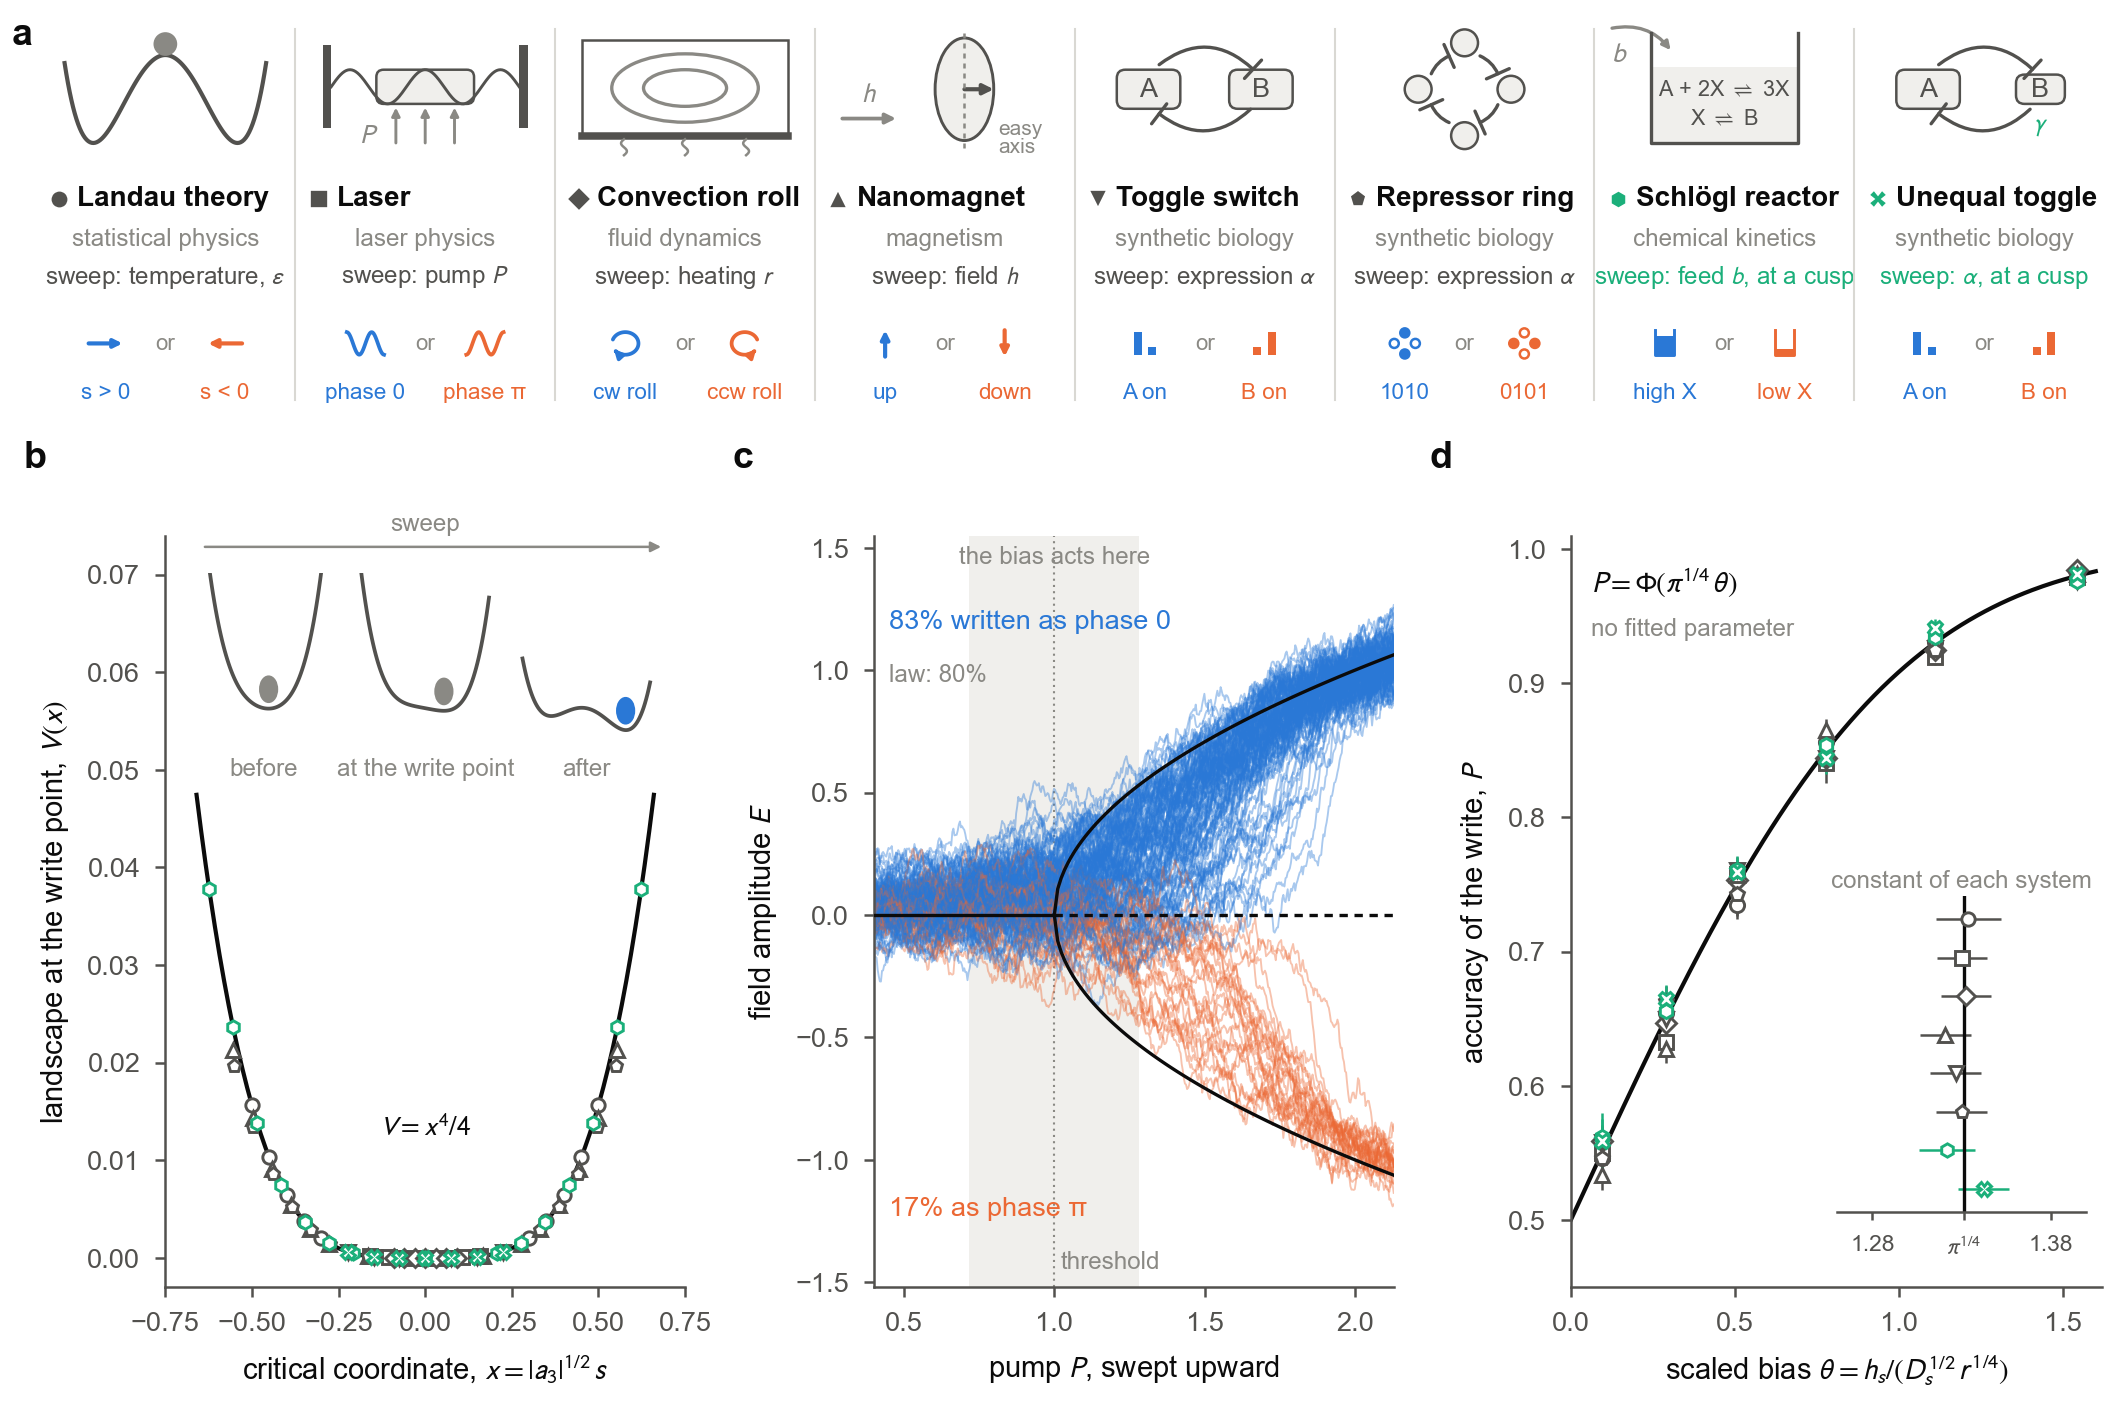

This chart was generated by the following Python code:
"""Manuscript figure: one write mechanism, the symmetric write, in eight physical systems from six fields.

  a  each system with the parameter that is swept and the two states it writes (blue: the state the bias favours);
     green, the two systems that reach the mechanism only after a second parameter is tuned to a cusp
  b  the landscape of each system at its write point, V = -int g dx in the canonical coordinate x = |a3|^(1/2) s,
     against the quartic x^4/4 of the pitchfork; insets: the landscape before, at and after the write point
  c  a single-mode laser swept through threshold with a weak seed field (the protocol of the law test at a predicted
     accuracy of 0.8, Gamma = 0.05, r = 0.02): the field stays near zero past threshold and then grows with phase 0
     or pi; black, the static branches; grey band, the window of the linear stage in which the bias acts, +- r^(1/2)
     in the growth rate of the critical mode
  d  the accuracy of the write against the bias theta = h_s / (D_s^(1/2) r^(1/4)) for all eight systems (six biases,
     2000 trajectories each, the protocol of construct.swept_write_check with the signs of the derivation), against
     P = Phi(pi^(1/4) theta); inset: the constant of each system from docs/site/law_constants.json (25,600
     trajectories)

usage (from the repository root, with python3.11):
  python docs/figures/memory/symmetric_write.py compute   # about 15 minutes; writes symmetric_write_data.json
  python docs/figures/memory/symmetric_write.py draw      # writes symmetric_write.pdf, .png and .svg
"""
import json
import sys
import time
from math import erf, pi, sqrt
from pathlib import Path
from statistics import NormalDist

import matplotlib as mpl

mpl.use("Agg")
import matplotlib.pyplot as plt
import numpy as np
from matplotlib import patches as mp
from matplotlib.lines import Line2D

HERE = Path(__file__).resolve().parent
ROOT = HERE.parents[2]
sys.path.insert(0, str(ROOT))
SEED = 20260923
DATA = HERE / "symmetric_write_data.json"
STEM = HERE / "symmetric_write"

BLUE, ORANGE, AQUA = "#2a78d6", "#eb6834", "#1baf7a"
INK, INK2, MUTED, RULE, FILL = "#0b0b0b", "#52514e", "#8a8984", "#d9d8d3", "#f0efec"
mpl.rcParams.update({
    "font.family": "Arial", "font.size": 7, "mathtext.fontset": "stixsans",
    "axes.linewidth": 0.6, "axes.edgecolor": INK2, "axes.labelcolor": INK, "axes.labelsize": 7,
    "xtick.color": INK2, "ytick.color": INK2, "xtick.labelsize": 6.5, "ytick.labelsize": 6.5,
    "xtick.major.width": 0.6, "ytick.major.width": 0.6, "xtick.major.size": 2.5, "ytick.major.size": 2.5,
    "text.color": INK, "pdf.fonttype": 42, "svg.fonttype": "none", "legend.frameon": False})

LAW = pi ** 0.25
MODELS = ["pitchfork", "laser", "convection_roll", "stoner_wohlfarth", "toggle", "repressor_ring4", "schlogl",
          "toggle_unequal"]
META = {
    "pitchfork": dict(name="Landau theory", field="statistical physics", sweep=r"temperature, $\varepsilon$", marker="o",
                      states=("s > 0", "s < 0")),
    "laser": dict(name="Laser", field="laser physics", sweep="pump $P$", marker="s", states=("phase 0", "phase π")),
    "convection_roll": dict(name="Convection roll", field="fluid dynamics", sweep="heating $r$", marker="D",
                            states=("cw roll", "ccw roll")),
    "stoner_wohlfarth": dict(name="Nanomagnet", field="magnetism", sweep="field $h$", marker="^",
                             states=("up", "down")),
    "toggle": dict(name="Toggle switch", field="synthetic biology", sweep=r"expression $\alpha$", marker="v",
                   states=("A on", "B on")),
    "repressor_ring4": dict(name="Repressor ring", field="synthetic biology", sweep=r"expression $\alpha$", marker="p",
                            states=("1010", "0101")),
    "schlogl": dict(name="Schlögl reactor", field="chemical kinetics", sweep="feed $b$, at a cusp", marker="h",
                    states=("high X", "low X"), cusp=True),
    "toggle_unequal": dict(name="Unequal toggle", field="synthetic biology", sweep=r"$\alpha$, at a cusp", marker="X",
                           states=("A on", "B on"), cusp=True),
}


def color_of(key):
    return AQUA if META[key].get("cusp") else INK2


def phi(x):
    return 0.5 * (1.0 + erf(x / sqrt(2.0)))


# ------------------------------------------------------------------------------------------------ pictograms
def arrow(ax, a, b, color=INK2, lw=0.8, style="-|>", ms=5, **kw):
    ax.add_patch(mp.FancyArrowPatch(a, b, arrowstyle=style, mutation_scale=ms, color=color, lw=lw,
                                    shrinkA=0, shrinkB=0, **kw))


def repress(ax, a, b, rad, color=INK2, lw=0.8):
    ax.add_patch(mp.FancyArrowPatch(a, b, arrowstyle=mp.ArrowStyle("-[", widthB=3.0, lengthB=0.0), lw=lw,
                                    color=color, connectionstyle=f"arc3,rad={rad}", shrinkA=1, shrinkB=1))


def ellipse_arc(ax, c, rx, ry, t0, t1, color, lw=0.9, head=True, ms=5):
    t = np.linspace(np.radians(t0), np.radians(t1), 60)
    x, y = c[0] + rx * np.cos(t), c[1] + ry * np.sin(t)
    ax.plot(x[:-3], y[:-3], color=color, lw=lw, solid_capstyle="round")
    if head:
        arrow(ax, (x[-4], y[-4]), (x[-1], y[-1]), color=color, lw=lw, ms=ms)


def draw_landau(ax):
    x = np.linspace(-1.25, 1.25, 120)
    V = (x ** 2 - 0.8) ** 2
    ax.plot(0.5 + 0.33 * x, 0.5 + 0.36 * V / V.max(), color=INK2, lw=1.0)
    ax.add_patch(mp.Circle((0.5, 0.5 + 0.36 * 0.64 / V.max() + 0.045), 0.04, color=MUTED, zorder=3))


def draw_laser(ax):
    for x0 in (0.08, 0.885):
        ax.add_patch(mp.Rectangle((x0, 0.56), 0.035, 0.34, color=INK2, lw=0))
    ax.add_patch(mp.FancyBboxPatch((0.3, 0.66), 0.4, 0.14, boxstyle="round,pad=0.0,rounding_size=0.03",
                                   fc=FILL, ec=INK2, lw=0.6))
    x = np.linspace(0.115, 0.885, 200)
    ax.plot(x, 0.73 + 0.07 * np.sin((x - 0.115) / 0.77 * 5 * pi), color=INK2, lw=0.7)
    for xa in (0.38, 0.5, 0.62):
        arrow(ax, (xa, 0.5), (xa, 0.645), color=MUTED, lw=0.7, ms=4)
    ax.text(0.27, 0.53, "$P$", ha="center", va="center", fontsize=6.5, color=MUTED)


def draw_roll(ax):
    ax.add_patch(mp.Rectangle((0.08, 0.53), 0.84, 0.39, fc="none", ec=INK2, lw=0.6))
    ax.plot([0.08, 0.92], [0.53, 0.53], color=INK2, lw=1.8)
    for rx, ry in ((0.3, 0.14), (0.17, 0.075)):
        ax.add_patch(mp.Ellipse((0.5, 0.725), 2 * rx, 2 * ry, fc="none", ec=MUTED, lw=0.8))
    for xh in (0.25, 0.5, 0.75):
        yy = np.linspace(0.45, 0.515, 20)
        ax.plot(xh + 0.012 * np.sin((yy - 0.45) / 0.065 * 2 * pi), yy, color=MUTED, lw=0.6)


def draw_magnet(ax):
    ax.add_patch(mp.Ellipse((0.58, 0.72), 0.24, 0.42, fc=FILL, ec=INK2, lw=0.7))
    ax.plot([0.58, 0.58], [0.48, 0.96], color=MUTED, lw=0.6, ls=(0, (2, 2)))
    arrow(ax, (0.58, 0.72), (0.7, 0.72), color=INK2, lw=1.0, ms=5)
    arrow(ax, (0.08, 0.6), (0.3, 0.6), color=MUTED, lw=0.9, ms=5)
    ax.text(0.19, 0.65, "$h$", ha="center", va="bottom", fontsize=6.5, color=MUTED)
    ax.text(0.72, 0.52, "easy\naxis", ha="left", va="center", fontsize=5.0, color=MUTED, linespacing=0.9)


def gene(ax, x, y, w, h, label):
    ax.add_patch(mp.FancyBboxPatch((x - w / 2, y - h / 2), w, h, boxstyle="round,pad=0,rounding_size=0.035",
                                   fc=FILL, ec=INK2, lw=0.6))
    ax.text(x, y, label, ha="center", va="center", fontsize=6.5, color=INK2)


def draw_toggle(ax, unequal=False):
    gene(ax, 0.27, 0.72, 0.26, 0.16, "A")
    wb, hb = (0.2, 0.12) if unequal else (0.26, 0.16)
    gene(ax, 0.73, 0.72, wb, hb, "B")
    repress(ax, (0.3, 0.81), (0.71, 0.79), -0.45)
    repress(ax, (0.7, 0.65), (0.3, 0.63), -0.45)
    if unequal:
        ax.text(0.73, 0.57, r"$\gamma$", ha="center", va="center", fontsize=6.0, color=AQUA)


def draw_ring(ax):
    c, r = np.array([0.5, 0.72]), 0.19
    pts = [c + r * np.array([np.cos(a), np.sin(a)]) for a in np.radians([90, 0, -90, 180])]
    for i, p in enumerate(pts):
        q = pts[(i + 1) % 4]
        a, b = p + 0.25 * (q - p), p + 0.75 * (q - p)
        repress(ax, tuple(a), tuple(b), -0.25)
    for p in pts:
        ax.add_patch(mp.Circle(tuple(p), 0.055, fc=FILL, ec=INK2, lw=0.6, zorder=3))


def draw_reactor(ax):
    ax.plot([0.2, 0.2, 0.8, 0.8], [0.95, 0.5, 0.5, 0.95], color=INK2, lw=0.8)
    ax.add_patch(mp.Rectangle((0.2, 0.5), 0.6, 0.31, fc=FILL, ec="none"))
    ax.text(0.5, 0.72, r"A + 2X $\rightleftharpoons$ 3X", ha="center", va="center", fontsize=5.2, color=INK2)
    ax.text(0.5, 0.6, r"X $\rightleftharpoons$ B", ha="center", va="center", fontsize=5.2, color=INK2)
    arrow(ax, (0.04, 0.97), (0.28, 0.88), color=MUTED, lw=0.8, ms=4, connectionstyle="arc3,rad=-0.3")
    ax.text(0.07, 0.86, "$b$", ha="center", va="center", fontsize=6.5, color=MUTED)


DRAW = {"pitchfork": draw_landau, "laser": draw_laser, "convection_roll": draw_roll, "stoner_wohlfarth": draw_magnet,
        "toggle": draw_toggle, "repressor_ring4": draw_ring, "schlogl": draw_reactor,
        "toggle_unequal": lambda ax: draw_toggle(ax, unequal=True)}


# the two written states: blue for the state that the bias favours, orange for the other
def state_icon(ax, key, x, y, sign, color, k=1.45):
    s = 0.045 * k
    if key == "pitchfork":
        arrow(ax, (x - sign * s, y), (x + sign * s, y), color=color, lw=1.0, ms=4)
    elif key == "laser":
        t = np.linspace(-1, 1, 40)
        ax.plot(x + s * 1.1 * t, y + sign * 0.03 * k * np.sin(pi * t * 1.5), color=color, lw=0.9)
    elif key == "convection_roll":
        if sign > 0:
            ellipse_arc(ax, (x, y), 0.035 * k, 0.03 * k, 160, -150, color, ms=4)
        else:
            ellipse_arc(ax, (x, y), 0.035 * k, 0.03 * k, 20, 330, color, ms=4)
    elif key == "stoner_wohlfarth":
        arrow(ax, (x, y - sign * 0.035 * k), (x, y + sign * 0.035 * k), color=color, lw=1.0, ms=4)
    elif key in ("toggle", "toggle_unequal"):
        hi, lo = 0.06 * k, 0.02 * k
        a, b = (hi, lo) if sign > 0 else (lo, hi)
        ax.add_patch(mp.Rectangle((x - 0.03 * k, y - 0.03 * k), 0.022 * k, a, color=color, lw=0))
        ax.add_patch(mp.Rectangle((x + 0.008 * k, y - 0.03 * k), 0.022 * k, b, color=color, lw=0))
    elif key == "repressor_ring4":
        for i, (dx, dy) in enumerate(((0, 1), (1, 0), (0, -1), (-1, 0))):
            on = (i % 2 == 0) == (sign > 0)
            ax.add_patch(mp.Circle((x + 0.028 * k * dx, y + 0.028 * k * dy), 0.012 * k, fc=color if on else "white", ec=color,
                                   lw=0.6))
    elif key == "schlogl":
        a, b = 0.025 * k, 0.03 * k
        ax.plot([x - a, x - a, x + a, x + a], [y + 1.2 * b, y - b, y - b, y + 1.2 * b], color=color, lw=0.7)
        ax.add_patch(mp.Rectangle((x - a, y - b), 2 * a, (1.7 if sign > 0 else 0.5) * b, color=color, lw=0))


FIG_W, FIG_H = 180.0, 120.0  # mm
PIC_Y = (0.44, 0.99)  # the vertical range of a pictogram, in units of its width


def mm_axes(fig, x, y, w, h):
    """Axes placed in millimetres from the lower left corner of the figure."""
    return fig.add_axes([x / FIG_W, y / FIG_H, w / FIG_W, h / FIG_H])


def panel_systems(fig, top, left=3.0, width=176.0):
    """A row of tiles: pictogram, name and field, the swept parameter, and the two written states."""
    tw = width / len(MODELS)
    pw = 0.94 * tw
    ph = (PIC_Y[1] - PIC_Y[0]) * pw
    for i, key in enumerate(MODELS):
        m = META[key]
        xl = left + i * tw
        y = top - ph
        pic = mm_axes(fig, xl + 0.03 * tw, y, pw, ph)
        pic.set_xlim(0, 1)
        pic.set_ylim(*PIC_Y)
        pic.axis("off")
        DRAW[key](pic)
        y -= 1.0
        txt = mm_axes(fig, xl, y - 11.5, tw, 11.5)
        txt.set_xlim(0, 1)
        txt.set_ylim(0, 11.5)
        txt.axis("off")
        txt.plot([0.09], [9.0], marker=m["marker"], ms=4.2, color=color_of(key), mec="white", mew=0.4, clip_on=False)
        txt.text(0.16, 9.0, m["name"], ha="left", va="center", fontsize=6.7, fontweight="bold")
        txt.text(0.5, 5.6, m["field"], ha="center", va="center", fontsize=5.8, color=MUTED)
        txt.text(0.5, 2.4, "sweep: " + m["sweep"], ha="center", va="center", fontsize=5.8,
                 color=AQUA if m.get("cusp") else INK2)
        ih = 8.5
        icons = mm_axes(fig, xl, y - 11.5 - ih, tw, ih)
        icons.set_xlim(0, 1)
        icons.set_ylim(0, ih / tw)
        icons.axis("off")
        yc = 0.62 * ih / tw
        for sign, xx, col in ((1, 0.27, BLUE), (-1, 0.73, ORANGE)):
            state_icon(icons, key, xx, yc, sign, col)
            icons.text(xx, 0.13 * ih / tw, m["states"][0 if sign > 0 else 1], ha="center", va="center",
                       fontsize=5.4, color=col)
        icons.text(0.5, yc, "or", ha="center", va="center", fontsize=5.3, color=MUTED)
        if i:
            fig.add_artist(Line2D([xl / FIG_W] * 2, [(y - 11.5 - ih + 0.5) / FIG_H, (top - 0.5) / FIG_H],
                                  color=RULE, lw=0.5))
    return top - ph - 1.0 - 11.5 - 8.5


# ------------------------------------------------------------------------------------------------ data panels
def panel_landscape(ax, data):
    x = np.linspace(-0.66, 0.66, 200)
    ax.plot(x, x ** 4 / 4, color=INK, lw=1.0, zorder=2, label=r"$x^4/4$")
    for key in MODELS:
        d = data["models"][key]
        xs, g = np.asarray(d["x"]), np.asarray(d["g"])
        i0 = int(np.argmin(np.abs(xs)))
        V = -np.concatenate([[0.0], np.cumsum(0.5 * (g[1:] + g[:-1]) * np.diff(xs))])
        V -= V[i0]
        idx = np.arange(xs.size) - i0
        keep = np.flatnonzero((((np.abs(xs) > 0.25) & (idx % 2 == 0)) | ((np.abs(xs) <= 0.25) & (idx % 6 == 0)))
                              & (np.abs(xs) <= 0.66))
        ax.plot(xs[keep], V[keep], ls="none", marker=META[key]["marker"], ms=3.2, mfc="white",
                mec=color_of(key), mew=0.7, zorder=3)
    ax.set_xlim(-0.75, 0.75)
    ax.set_ylim(-0.003, 0.074)
    ax.set_xlabel(r"critical coordinate, $x = |a_3|^{1/2}\,s$")
    ax.set_ylabel("landscape at the write point, $V(x)$")
    ax.spines[["top", "right"]].set_visible(False)
    ax.text(0.0, 0.012, r"$V = x^4/4$", ha="center", va="bottom", fontsize=6.5)
    # the landscape before, at and after the write point, with the bias that tilts it
    for j, (eps, lab) in enumerate(((-1.0, "before"), (0.0, "at the write point"), (1.0, "after"))):
        ins = ax.inset_axes([0.06 + j * 0.31, 0.7, 0.26, 0.25])
        u = np.linspace(-1.7, 1.7, 100)
        V = -eps * u ** 2 / 2 + u ** 4 / 4 - 0.12 * u
        ins.plot(u, V, color=INK2, lw=0.9)
        um = u[np.argmin(V)]
        ins.add_patch(mp.Circle((um, V.min() + 0.33), 0.2, color=BLUE if eps > 0 else MUTED, zorder=3))
        ins.set_xlim(-1.8, 1.8)
        ins.set_ylim(-0.9, 2.3)
        ins.axis("off")
        ins.text(0, -0.85, lab, ha="center", va="top", fontsize=5.8, color=MUTED)
    ax.annotate("", xy=(0.97, 0.985), xytext=(0.06, 0.985), xycoords="axes fraction",
                arrowprops=dict(arrowstyle="-|>", color=MUTED, lw=0.6, mutation_scale=5))
    ax.text(0.5, 1.0, "sweep", transform=ax.transAxes, ha="center", va="bottom", fontsize=5.8, color=MUTED)


def panel_laser(ax, data):
    L = data["laser_sweep"]
    P, E = np.asarray(L["P"]), np.asarray(L["E"])
    Pc = L["P_c"]
    end = E[:, -1]
    order = np.random.default_rng(0).permutation(len(E))  # neither colour drawn over the other
    for e in E[order]:
        ax.plot(P, e, color=BLUE if e[-1] > 0 else ORANGE, lw=0.45, alpha=0.4, zorder=2, rasterized=True)
    pp = np.linspace(Pc, P.max(), 100)
    for s in (1, -1):
        ax.plot(pp, s * np.sqrt(pp - Pc), color=INK, lw=0.8, zorder=4)
    ax.plot([P.min(), Pc], [0, 0], color=INK, lw=0.8, zorder=4)
    ax.plot([Pc, P.max()], [0, 0], color=INK, lw=0.8, ls=(0, (2.5, 2)), zorder=4)
    frac = float(np.mean(end > 0))
    ax.text(Pc + 0.02, -1.42, "threshold", ha="left", va="center", fontsize=5.8, color=MUTED)
    ax.axvline(Pc, color=MUTED, lw=0.5, ls=(0, (1, 2)), zorder=1)
    ax.text(0.45, 1.2, f"{frac:.0%} written as phase 0", ha="left", va="center", fontsize=6.5, color=BLUE)
    ax.text(0.45, -1.2, f"{1 - frac:.0%} as phase π", ha="left", va="center", fontsize=6.5, color=ORANGE)
    ax.text(0.45, 0.98, f"law: {L['target_p']:.0%}", ha="left", va="center", fontsize=5.8, color=MUTED)
    # the bias acts over the linear stage, a Gaussian window of width r^(-1/2) in time around the crossing:
    # +- r^(1/2) in the growth rate of the critical mode, +- r^(1/2) / g in the pump
    w = sqrt(L["rate"]) * abs(np.mean(np.diff(P)) / np.mean(np.diff(L["t"]))) / L["rate"]
    ax.axvspan(Pc - w, Pc + w, color=FILL, lw=0, zorder=0)
    ax.text(Pc, 1.46, "the bias acts here", ha="center", va="center", fontsize=5.8, color=MUTED)
    ax.set_xlim(0.4, P.max())
    ax.set_ylim(-1.52, 1.55)
    ax.set_xlabel("pump $P$, swept upward")
    ax.set_ylabel("field amplitude $E$")
    ax.spines[["top", "right"]].set_visible(False)


def panel_law(ax, data, record):
    th = np.linspace(0, 1.6, 200)
    ax.plot(th, [phi(LAW * t) for t in th], color=INK, lw=1.0, zorder=2)
    for key in MODELS:
        rows = data["models"][key]["law"]
        t = np.array([r["theta"] for r in rows])
        P = np.array([r["measured"] for r in rows])
        e = np.array([r["stderr"] for r in rows])
        ax.errorbar(t, P, yerr=e, ls="none", marker=META[key]["marker"], ms=3.4, mfc="white", mec=color_of(key),
                    mew=0.7, ecolor=color_of(key), elinewidth=0.6, capsize=0, zorder=3)
    ax.set_xlim(0, 1.62)
    ax.set_ylim(0.45, 1.01)
    ax.set_xlabel(r"scaled bias $\theta = h_s / (D_s^{1/2}\, r^{1/4})$")
    ax.set_ylabel("accuracy of the write, $P$")
    ax.spines[["top", "right"]].set_visible(False)
    ax.text(0.06, 0.975, r"$P = \Phi(\pi^{1/4}\,\theta)$", fontsize=7, ha="left", va="center")
    ax.text(0.06, 0.94, "no fitted parameter", fontsize=5.8, ha="left", va="center", color=MUTED)
    # the constant of each system from the law record (25,600 trajectories each)
    ins = ax.inset_axes([0.5, 0.1, 0.47, 0.42])
    for j, key in enumerate(MODELS):
        rec = record["nodes"][key]["symmetric-write"]
        ins.errorbar(rec["constant"], j, xerr=rec["stderr"], marker=META[key]["marker"], ms=3.2, mfc="white",
                     mec=color_of(key), mew=0.7, ecolor=color_of(key), elinewidth=0.6, capsize=0)
    ins.axvline(LAW, color=INK, lw=0.8)
    ins.set_ylim(len(MODELS) - 0.4, -0.6)
    ins.set_xlim(1.26, 1.40)
    ins.set_yticks([])
    ins.set_xticks([1.28, LAW, 1.38], ["1.28", r"$\pi^{1/4}$", "1.38"])
    ins.tick_params(labelsize=5.5, length=2)
    ins.spines[["top", "right", "left"]].set_visible(False)
    ins.set_title("constant of each system", fontsize=5.8, color=MUTED, pad=2)


# ------------------------------------------------------------------------------------------------ data
TARGETS = [0.55, 0.65, 0.75, 0.85, 0.93, 0.98]  # accuracies predicted by the law, one bias each
N_TRAJ = 2000


def target(path):
    """The realization, the derivation and the write point at which derive_symmetric_write tests its law (the
    realization along the sweep through a cusp for an unfolded system), with the signs of the bias it uses."""
    from fieldbridge.memory import codiscovery, spec
    from fieldbridge.memory.discovery import card_rng
    real = spec.load(path)
    got = {}

    def grab(r, nf, rng, **kw):
        got.update(real=r, nf=nf, signs=kw.get("signs", (1,)))
        return {}

    keep = codiscovery.swept_write_check
    codiscovery.swept_write_check = grab
    try:
        row = codiscovery.derive_symmetric_write(real, card_rng(SEED, real.name), check_law=True)
    finally:
        codiscovery.swept_write_check = keep
    return real, row, got


def compute(out=DATA):
    from fieldbridge.memory import analysis as an, construct
    from fieldbridge.memory.discovery import card_rng
    data = {"seed": SEED, "targets": TARGETS, "trajectories": N_TRAJ, "models": {}}
    for name in MODELS:
        t0 = time.time()
        real, row, got = target(ROOT / "examples" / "memory" / f"{name}.json")
        rows = []
        for k, p in enumerate(TARGETS):
            law = construct.swept_write_check(got["real"], got["nf"], card_rng(SEED + 1000 + k, real.name),
                                              target_p=p, n_traj=N_TRAJ, replicates=4, signs=got["signs"])
            rows.append({"target_p": p, "theta": NormalDist().inv_cdf(p) / pi ** 0.25, "measured": law["measured"],
                         "stderr": law["stderr"], "gamma": law["gamma"],
                         "by_sign": [{k_: b[k_] for k_ in ("sign", "measured", "stderr")}
                                     for b in law.get("by_sign", [])]})
        c = row["canonical"]
        data["models"][name] = {"name": real.name, "field": real.spec.get("field"), "word": row["word"],
                                "status": row["status"], "signs": list(got["signs"]), "x": c["x"], "g": c["g"],
                                "write_point": row["write_point"], "law": rows}
        print(name, row["word"], [round(r["measured"], 3) for r in rows], round(time.time() - t0), "s", flush=True)
    # the laser swept through threshold, as in the law test at a predicted accuracy of 0.8
    real, row, got = target(ROOT / "examples" / "memory" / "laser.json")
    nf, r = got["nf"], got["real"]
    rate, gamma, p = 0.02, 0.05, 0.8
    vc, qc = nf["value"], np.asarray(nf["state"], float)
    vec, w = np.asarray(nf["mode"], float), np.asarray(nf["left_mode"], float)
    g, a3 = abs(nf["kappa_slope"]), abs(nf["a3"])
    tgt = qc + 1e3 * an.base_length(r) * vec
    h_per = float(w @ r.write_force(qc, tgt, 1.0))
    t_half = 4.0 / sqrt(rate)
    dv = np.sign(-nf["kappa_slope"]) * rate / g
    path = lambda t: vc - dv * t_half + dv * t
    D = gamma * rate / (a3 * float(w @ w))
    h_s = NormalDist().inv_cdf(p) * sqrt(D * float(w @ w)) * rate ** 0.25 / pi ** 0.25
    q0 = np.repeat(qc[None], 150, axis=0)
    _, ts, vals = an.integrate(r, q0, 2 * t_half, D, np.random.default_rng(SEED), write=(tgt, h_s / h_per),
                               control_path=path, record=lambda q: q[:, 0].copy(), n_record=600)
    data["laser_sweep"] = {"t": ts.tolist(), "P": [float(path(t)) for t in ts],
                           "E": np.round(np.asarray(vals).T, 4).tolist(),
                           "P_c": float(vc), "rate": rate, "gamma": gamma, "target_p": p, "D": float(D),
                           "seed_field": float(h_s / h_per), "mode": vec.tolist()}
    Path(out).write_text(json.dumps(data))
    print("written", out)


def draw(data_path, stem):
    data = json.load(open(data_path))
    record = json.load(open(ROOT / "docs" / "site" / "law_constants.json"))
    fig = plt.figure(figsize=(FIG_W / 25.4, FIG_H / 25.4))
    fig.text(1.0 / FIG_W, 1 - 1.5 / FIG_H, "a", fontsize=9, fontweight="bold", va="top")
    bottom = panel_systems(fig, top=FIG_H - 2.0)
    h = bottom - 22.0
    axes = [mm_axes(fig, x, 11.0, w, h) for x, w in ((14.0, 44.0), (74.0, 44.0), (133.0, 45.0))]
    for ax, letter in zip(axes, "bcd"):
        fig.text((ax.get_position().x0 * FIG_W - 12.0) / FIG_W, (bottom - 3.0) / FIG_H, letter, fontsize=9,
                 fontweight="bold", va="top")
    panel_landscape(axes[0], data)
    if "laser_sweep" in data:
        panel_laser(axes[1], data)
    if all("law" in data["models"][k] for k in MODELS):
        panel_law(axes[2], data, record)
    for ext in ("pdf", "png", "svg"):
        fig.savefig(f"{stem}.{ext}", dpi=300 if ext == "png" else None)


if __name__ == "__main__":
    cmd = sys.argv[1] if len(sys.argv) > 1 else "draw"
    if cmd == "compute":
        compute(sys.argv[2] if len(sys.argv) > 2 else DATA)
    else:
        draw(sys.argv[2] if len(sys.argv) > 2 else DATA, sys.argv[3] if len(sys.argv) > 3 else STEM)
